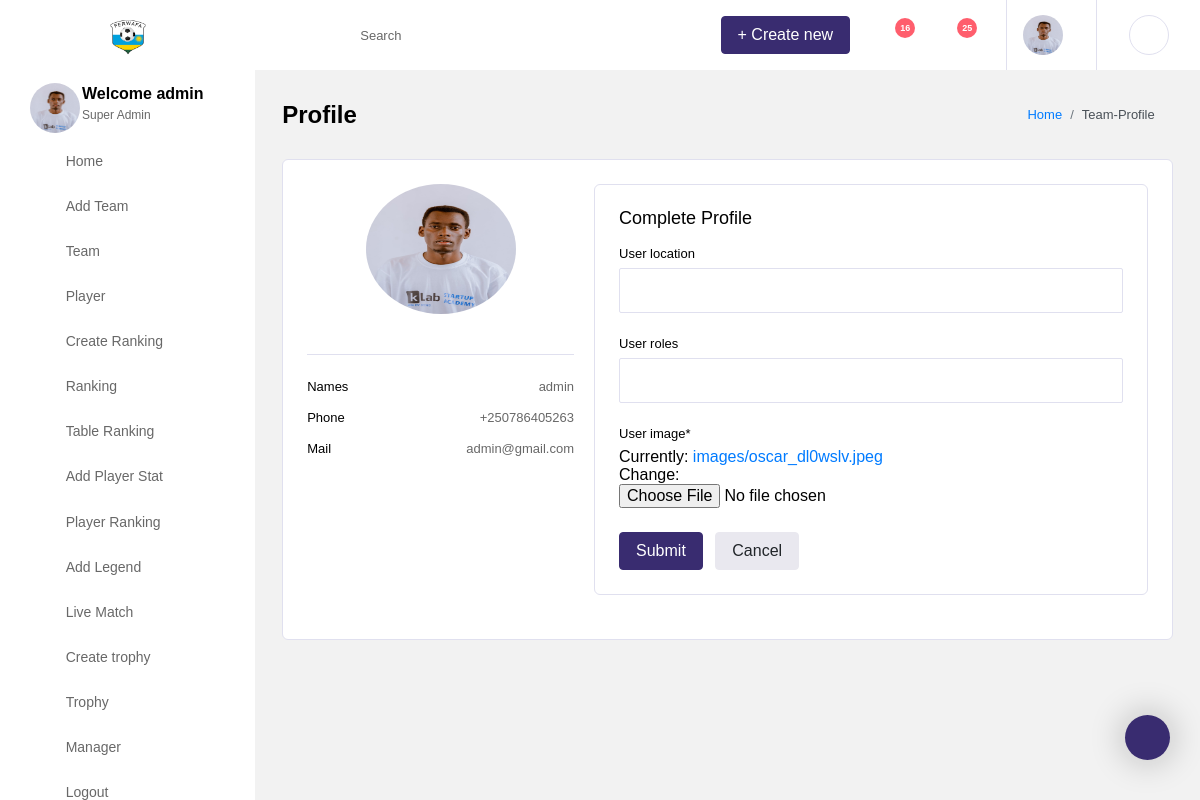
The page /dashboard/profile/ (signed in) on the database its author committed.
### authentication/models.py (models this page shows, shortened)
class User_profile(models.Model):
    user = models.OneToOneField(User, on_delete=models.CASCADE)
    user_image = models.ImageField(upload_to='images/', default='profile.png')
    user_location = models.CharField(max_length=100, blank=True, null=True)
    user_roles = models.CharField(max_length=100, blank=True, null=True)
    class Meta:
        verbose_name_plural = "User_profile"
        ordering = ['-id']

class User(AbstractBaseUser):
    email = models.EmailField(
        verbose_name='email address',
        max_length=255,
        unique=True,
    )
    full_name = models.CharField(max_length=255)
    phone_number = PhoneNumberField(blank=False)
    is_active = models.BooleanField(default=True)
    staff = models.BooleanField(default=False)  # a admin user; non super-user
    admin = models.BooleanField(default=False)  # a superuser
    USERNAME_FIELD = 'email'
    REQUIRED_FIELDS = ['full_name', 'phone_number']  # Email & Password are required by default.
    objects = UserManager()

### team/views.py (the view)
# urls.py: path('profile/', profile, name='profile'),
@login_required
def profile(request):
    user = request.user
    user_profile = get_object_or_404(User_profile, user=user)
    form = ProfileForm(request.POST or None, request.FILES or None, instance=user_profile)
    if form.is_valid():
        form.save()
        return redirect('profile')
    context = {
        'user': user,
        'profile': user_profile,
        'form': form
    }
    return render(request, 'dashboard_home/profile.html', context)

### authentication/forms.py
class ProfileForm(forms.ModelForm):
    class Meta:
        model = User_profile
        fields = ['user_location', 'user_roles', 'user_image']

### team/templates/dashboard_home/profile.html (shortened to what this page needs)
{% extends 'dashboard/base.html' %}
{% load static %}
{% load crispy_forms_tags %}
{% block content %}
    <div class="main-panel">
        <div class="content-wrapper">
          <div class="page-header">
            <h3 class="page-title">
              Profile
            </h3>
            <nav aria-label="breadcrumb">
              <ol class="breadcrumb">
                <li class="breadcrumb-item"><a href="{% url 'dashboard' %}">Home</a></li>
                <li class="breadcrumb-item active" aria-current="page">Team-Profile</li>
              </ol>
            </nav>
          </div>
          <div class="row">
            <div class="col-12">
              <div class="card">
                <div class="card-body">
                  <div class="row">
                    <div class="col-lg-4">
                      <div class="border-bottom text-center pb-4">
                        <img src="{{ profile.user_image.url }}" alt="profile" class="img-lg rounded-circle mb-3" style="height: 130px; width: 150px;"/>
                      </div>
                      <div class="py-4">
                        <p class="clearfix">
                          <span class="float-left">
                            Names
                          </span>
                          <span class="float-right text-muted">
                            {{ user.full_name }}
                          </span>
                        </p>
                        <p class="clearfix">
                          <span class="float-left">
                            Phone
                          </span>
                          <span class="float-right text-muted">
                            {{ user.phone_number }}
                          </span>
                        </p>
                          <p class="clearfix">
                          <span class="float-left">
                            Mail
                          </span>
                          <span class="float-right text-muted">
                            {{ user.email }}
                          </span>
                        </p>
                      </div>
                    </div>
                 <div class="col-lg-8 col-md-6 grid-margin stretch-card">
              <div class="card">
                <div class="card-body">
                  <h4 class="card-title">Complete Profile</h4>
                  <form class="forms-sample" action="" method="POST" enctype="multipart/form-data">
                    {{ form|crispy }}
                    <button type="submit" class="btn btn-primary mr-2">Submit</button>
                    <button class="btn btn-light">Cancel</button>
                  </form>
                </div>
              </div>
            </div>
                  </div>
                </div>
              </div>
            </div>
          </div>
        </div>
      </div>
{% endblock %}

### templates/dashboard/base.html (shortened to what this page needs)
<!DOCTYPE html>
<html lang="en">
<head>
    {% load static %}
  <link rel="stylesheet" href="{% static 'dashboard/vendors/iconfonts/font-awesome/css/all.min.css' %}">
  <link rel="stylesheet" href="{% static 'dashboard/vendors/css/vendor.bundle.base.css' %}">
  <link rel="stylesheet" href="{% static 'dashboard/vendors/css/vendor.bundle.addons.css' %}">
  <link rel="stylesheet" href="{% static 'dashboard/css/style.css' %}">
</head>
<body>
  <div class="container-scroller" >
    <nav class="navbar col-lg-12 col-12 p-0 fixed-top d-flex flex-row default-layout-navbar">
      <div class="text-center navbar-brand-wrapper d-flex align-items-center justify-content-center">
        <a class="navbar-brand brand-logo" href="{% url 'dashboard' %}"><img src="{% static 'images/soccer/ferwafa.png' %}" style="width: 40px; align-items: flex-start" alt="logo" /></a>
      </div>
      <div class="navbar-menu-wrapper d-flex align-items-stretch">
        <button class="navbar-toggler navbar-toggler align-self-center" type="button" data-toggle="minimize">
          <span class="fas fa-bars"></span>
        </button>
        <ul class="navbar-nav">
          <li class="nav-item nav-search d-none d-md-flex">
            <div class="nav-link">
              <div class="input-group">
                <div class="input-group-prepend">
                  <span class="input-group-text">
                    <i class="fas fa-search"></i>
                  </span>
                </div>
                <input type="text" class="form-control" placeholder="Search" aria-label="Search">
              </div>
            </div>
          </li>
        </ul>
        <ul class="navbar-nav navbar-nav-right">
          <li class="nav-item d-none d-lg-flex">
            <a class="nav-link" href="#">
              <span class="btn btn-primary">+ Create new</span>
            </a>
          </li>
          <li class="nav-item dropdown">
            <a class="nav-link count-indicator dropdown-toggle" id="notificationDropdown" href="#" data-toggle="dropdown">
              <i class="fas fa-bell mx-0"></i>
              <span class="count">16</span>
            </a>
          </li>
          <li class="nav-item dropdown">
            <a class="nav-link count-indicator dropdown-toggle" id="messageDropdown" href="#" data-toggle="dropdown" aria-expanded="false">
              <i class="fas fa-envelope mx-0"></i>
              <span class="count">25</span>
            </a>
          </li>
          <li class="nav-item nav-profile dropdown">
              {% if user.is_authenticated %}
            <a class="nav-link dropdown-toggle" href="#" data-toggle="dropdown" id="profileDropdown">
              <img src="{{ profile.user_image.url }}" alt="profile" style="width: 40px; height: 40px;"/>
            </a>
              {% endif %}
          </li>
          <li class="nav-item nav-settings d-none d-lg-block">
            <a class="nav-link" href="#">
              <i class="fas fa-ellipsis-h"></i>
            </a>
          </li>
        </ul>
      </div>
    </nav>
    <div class="container-fluid page-body-wrapper">
      <div class="theme-setting-wrapper">
        <div id="settings-trigger"><i class="fas fa-fill-drip"></i></div>
      </div>
      <nav class="sidebar sidebar-offcanvas" id="sidebar" style="height: 450px; overflow-y: scroll">
        <ul class="nav">
          <li class="nav-item nav-profile">
            <div class="nav-link">
              <div class="profile-image">
                <img src="{{ profile.user_image.url }}" alt="image" style="width: 50px; height: 50px;"/>
              </div>
              <div class="profile-name">
                {% if user.is_authenticated %}
                <p class="name">
                  Welcome {{ user.full_name }}
                </p>
                  {% endif %}
                <p class="designation">
                  Super Admin
                </p>
              </div>
            </div>
          </li>
          <li class="nav-item">
            <a class="nav-link" href="{% url 'dashboard' %}">
              <i class="fa fa-home menu-icon"></i>
              <span class="menu-title">Home</span>
            </a>
          </li>
          <li class="nav-item">
            <a class="nav-link" href="{% url 'add_team' %}">
              <i class="fa fa-puzzle-piece menu-icon"></i>
              <span class="menu-title">Add Team</span>
            </a>
          </li>
        <li class="nav-item">
            <a class="nav-link" href="{% url 'team' %}">
              <i class="fa fa-users menu-icon"></i>
              <span class="menu-title">Team</span>
            </a>
          </li>
          <li class="nav-item d-none d-lg-block">
            <a class="nav-link" href="{% url 'player' %}">
              <i class="fas fa-columns menu-icon"></i>
              <span class="menu-title">Player</span>
            </a>
          </li>
          <li class="nav-item">
            <a class="nav-link" href="{% url 'ranking_table_name' %}">
              <i class="fab fa-wpforms menu-icon"></i>
              <span class="menu-title">Create Ranking</span>
            </a>
          </li>
        <li class="nav-item">
            <a class="nav-link" href="{% url 'ranking' %}">
              <i class="fa fa-list-ol menu-icon" aria-hidden="true"></i>
              <span class="menu-title">Ranking</span>
            </a>
          </li>
        <li class="nav-item">
            <a class="nav-link" href="{% url 'table_ranking_list' %}" aria-expanded="false" aria-controls="ui-advanced">
              <i class="fa fa-table menu-icon" aria-hidden="true"></i>
              <span class="menu-title">Table Ranking</span>
            </a>
          </li>
        <li class="nav-item">
            <a class="nav-link" href="{% url 'add_player_stat' %}" aria-expanded="false" aria-controls="ui-basic">
              <i class="fa fa-plus-circle menu-icon" aria-hidden="true"></i>
              <span class="menu-title">Add Player Stat</span>
            </a>
          </li>
        <li class="nav-item">
            <a class="nav-link" href="{% url 'player_rank_official_table' %}" aria-expanded="false" aria-controls="ui-basic">
              <i class="fa fa-life-ring menu-icon"></i>
              <span class="menu-title">Player Ranking</span>
            </a>
          </li>
          <li class="nav-item">
            <a class="nav-link" href="{% url 'legend_story' %}" aria-expanded="false" aria-controls="editors">
              <i class="fas fa-pen-square menu-icon"></i>
              <span class="menu-title">Add Legend</span>
            </a>
          </li>
          <li class="nav-item">
            <a class="nav-link" href="{% url 'livematch' %}" aria-expanded="false" aria-controls="charts">
              <i class="fas fa-chart-pie menu-icon"></i>
              <span class="menu-title">Live Match</span>
            </a>
          </li>
        <li class="nav-item">
            <a class="nav-link" href="{% url 'create_trophy' %}" aria-expanded="false" aria-controls="tables">
              <i class="fas fa-table menu-icon"></i>
              <span class="menu-title">Create trophy</span>
            </a>
          </li>
          <li class="nav-item">
            <a class="nav-link" href="{% url 'trophy' %}" aria-expanded="false" aria-controls="tables">
              <i class="fas fa-table menu-icon"></i>
              <span class="menu-title">Trophy</span>
            </a>
          </li>
            <li class="nav-item">
            <a class="nav-link" href="{% url 'add_manager' %}" aria-expanded="false" aria-controls="tables">
              <i class="fa fa-id-badge menu-icon" aria-hidden="true"></i>
              <span class="menu-title">Manager</span>
            </a>
          </li>
          <li class="nav-item">
            <a class="nav-link" href="{% url 'logout' %}">
              <i class="fas fa-minus-square menu-icon"></i>
              <span class="menu-title">Logout</span>
            </a>
          </li>
        </ul>
      </nav>
      {% block content %}
        {% endblock %}
    </div>
  </div>
</body>
</html>

### rows shown on the page
User_profile: user_image (picture)
User: full_name "admin", phone_number "+250786405263", email "admin@gmail.com"
